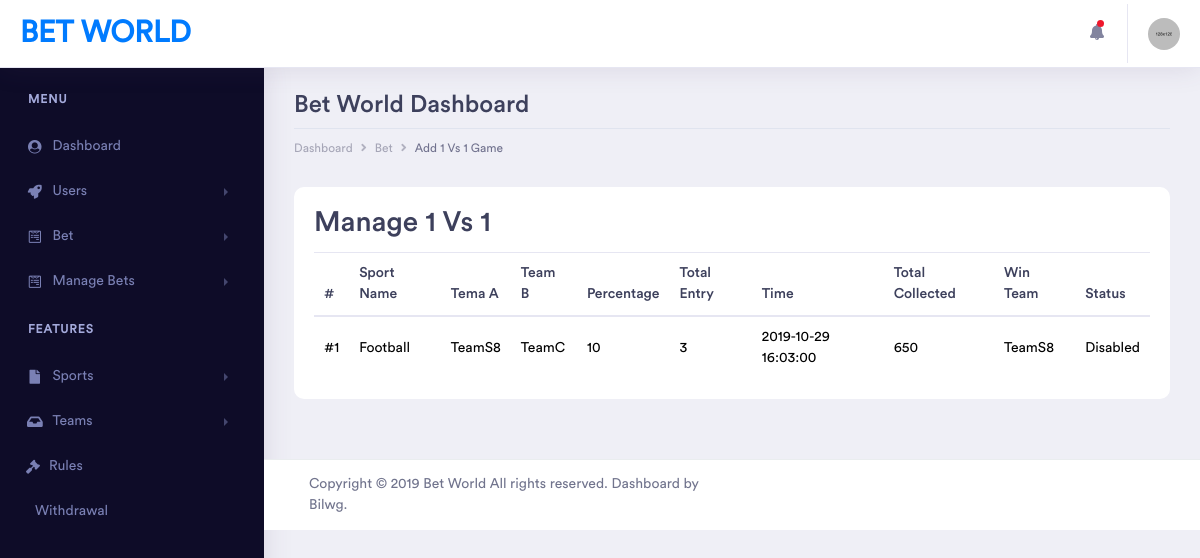
The app's page /admin/pages/manage1v1.php (signed in) with its own data.
### tables this page shows
CREATE TABLE `1v1` (
  `id` int(11) NOT NULL,
  `sportid` int(11) NOT NULL,
  `sportname` varchar(1100) NOT NULL,
  `teamA` varchar(1100) NOT NULL,
  `teamB` varchar(1100) NOT NULL,
  `percentage` int(11) NOT NULL,
  `totalentry` int(11) NOT NULL,
  `time` datetime NOT NULL,
  `totalCollected` int(11) NOT NULL,
  `winteam` varchar(1100) NOT NULL,
  `winteamid` int(11) NOT NULL,
  `status` int(11) NOT NULL
);

### assets/import/config.php (called while the page is built, shortened)
<?php
$SiteName = "Bet World";
?>

### admin/pages/manage1v1.php (the view, shortened to what this page needs)
<?php
require_once '../../assets/import/config.php';
?>
<!doctype html>
<html lang="en">
<head>
    <link rel="stylesheet" href="../assets/vendor/bootstrap/css/bootstrap.min.css">
    <link href="../assets/vendor/fonts/circular-std/style.css" rel="stylesheet">
    <link rel="stylesheet" href="../assets/libs/css/style.css">
    <link rel="stylesheet" href="../assets/vendor/fonts/fontawesome/css/fontawesome-all.css">
    <link rel="stylesheet" href="../assets/vendor/charts/chartist-bundle/chartist.css">
    <link rel="stylesheet" href="../assets/vendor/charts/morris-bundle/morris.css">
    <link rel="stylesheet" href="../assets/vendor/fonts/material-design-iconic-font/css/materialdesignicons.min.css">
    <link rel="stylesheet" href="../assets/vendor/charts/c3charts/c3.css">
    <link rel="stylesheet" href="../assets/vendor/fonts/flag-icon-css/flag-icon.min.css">
</head>
<body>
    <div class="dashboard-main-wrapper">
        <div class="dashboard-header">
            <nav class="navbar navbar-expand-lg bg-white fixed-top">
                <a class="navbar-brand" href="../index.php"><?php echo $SiteName; ?></a>
                <div class="collapse navbar-collapse " id="navbarSupportedContent">
                    <ul class="navbar-nav ml-auto navbar-right-top">
                        <li class="nav-item dropdown notification">
                            <a class="nav-link nav-icons" href="#" id="navbarDropdownMenuLink1" data-toggle="dropdown" aria-haspopup="true" aria-expanded="false"><i class="fas fa-fw fa-bell"></i> <span class="indicator"></span></a>
                        </li>
                        <li class="nav-item dropdown nav-user">
                            <a class="nav-link nav-user-img" href="#" id="navbarDropdownMenuLink2" data-toggle="dropdown" aria-haspopup="true" aria-expanded="false"><img src="../assets/images/avatar-1.jpg" alt="" class="user-avatar-md rounded-circle"></a>
                        </li>
                    </ul>
                </div>
            </nav>
        </div>
        <div class="nav-left-sidebar sidebar-dark">
            <div class="menu-list">
                <nav class="navbar navbar-expand-lg navbar-light">
                    <div class="collapse navbar-collapse" id="navbarNav">
                        <ul class="navbar-nav flex-column">
                            <li class="nav-divider">
                                Menu
                            </li>
                            <li class="nav-item ">
                                <a class="nav-link" href="../index.php"><i class="fa fa-fw fa-user-circle"></i>Dashboard </a>
                            </li>
                            <li class="nav-item">
                                <a class="nav-link" href="#" data-toggle="collapse" aria-expanded="false" data-target="#submenu-2" aria-controls="submenu-2"><i class="fa fa-fw fa-rocket"></i>Users</a>
                            </li>
                            <li class="nav-item">
                                <a class="nav-link" href="#" data-toggle="collapse" aria-expanded="false" data-target="#submenu-3" aria-controls="submenu-3"><i class="fab fa-fw fa-wpforms"></i>Bet</a>
                            </li>
                            <li class="nav-item">
                                <a class="nav-link" href="#" data-toggle="collapse" aria-expanded="false" data-target="#submenu-4" aria-controls="submenu-4"><i class="fab fa-fw fa-wpforms"></i>Manage Bets</a>
                            </li>
                            <li class="nav-divider">
                                Features
                            </li>
                            <li class="nav-item">
                                <a class="nav-link" href="#" data-toggle="collapse" aria-expanded="false" data-target="#submenu-6" aria-controls="submenu-6"><i class="fas fa-fw fa-file"></i> Sports </a>
                            </li>
                            <li class="nav-item">
                                <a class="nav-link" href="#" data-toggle="collapse" aria-expanded="false" data-target="#submenu-7" aria-controls="submenu-7"><i class="fas fa-fw fa-inbox"></i>Teams</a>
                            </li>
                            <li class="nav-item">
                                <a class="nav-link" href="rules.php" ><i class="fa fa-gavel"></i>Rules</a>
                            </li>
                            <li class="nav-item">
                                <a class="nav-link" href="wallet.php" ><i class="fa fa-google-wallet"></i>Withdrawal</a>
                            </li>
                        </ul>
                    </div>
                </nav>
            </div>
        </div>
        <div class="dashboard-wrapper">
            <div class="dashboard-ecommerce">
                <div class="container-fluid dashboard-content ">
                    <div class="row">
                        <div class="col-xl-12 col-lg-12 col-md-12 col-sm-12 col-12">
                            <div class="page-header">
                                <h2 class="pageheader-title"><?php echo $SiteName; ?> Dashboard</h2>
                                <div class="page-breadcrumb">
                                    <nav aria-label="breadcrumb">
                                        <ol class="breadcrumb">
                                            <li class="breadcrumb-item"><a href="../index.php" class="breadcrumb-link">Dashboard</a></li>
                                            <li class="breadcrumb-item"><a href="" class="breadcrumb-link">Bet</a></li>
                                            <li class="breadcrumb-item active" aria-current="page">Add 1 Vs 1 Game</li>
                                        </ol>
                                    </nav>
                                </div>
                            </div>
                        </div>
                    </div>
                    <div class="container1" id="formbox">
                        <h2>Manage 1 Vs 1</h2>
                        <div class="table-responsive">
                            <table class="table">
                                <thead>
                                    <tr>
                                        <th>#</th>
                                        <th>Sport Name</th>
                                        <th>Tema A</th>
                                        <th>Team B</th>
                                        <th>Percentage</th>
                                        <th>Total Entry</th>
                                        <th>Time</th>
                                        <th>Total Collected</th>
                                        <th>Win Team</th>
                                        <th>Status</th>
                                    </tr>
                                </thead>
                                <tbody>
                                    <?php
                                    $sql = "SELECT * FROM `1v1` ";
                                    $result = mysqli_query($con, $sql);
                                    if (mysqli_num_rows($result) > 0) {
                                        while ($row = mysqli_fetch_array($result)) {
                                            $status = ($row[11]==1) ? "Active" : "Disabled";
                                            $winteam = ($row[9]=="") ? "<a href='selectwinner.php?id=$row[0]&type=1v1'>Select Winner</a>" : "$row[9]";
                                            echo "
                                             <tr>
                                             <td>#$row[0]</td>
                                             <td>$row[2]</td>
                                             <td>$row[3]</td>
                                             <td>$row[4]</td>
                                             <td>$row[5]</td>
                                             <td>$row[6]</td>
                                             <td>$row[7]</td>
                                             <td>$row[8]</td>
                                             <td>$winteam</td>
                                             <td>$status</td>
                                             </tr>
                                             ";
                                        }
                                    }
                                    ?>
                                </tbody>
                            </table>
                        </div>
                    </div>
                </div>
            </div>
            <div class="footer">
                <div class="container-fluid">
                    <div class="row">
                        <div class="col-xl-6 col-lg-6 col-md-6 col-sm-12 col-12">
                            Copyright © 2019 <?php echo $SiteName; ?> All rights reserved. Dashboard by <a href="https://bilwg.com/">Bilwg</a>.
                        </div>
                    </div>
                </div>
            </div>
        </div>
    </div>
</body>
</html>

### records on screen
1v1: id "1", sportname "Football", teamA "TeamS8", teamB "TeamC", percentage "10", totalentry "3", time "2019-10-29 16:03:00", totalCollected "650", winteam "TeamS8", status "Disabled"

### other values on screen
$SiteName "BET WORLD"
$SiteName "Bet World"
